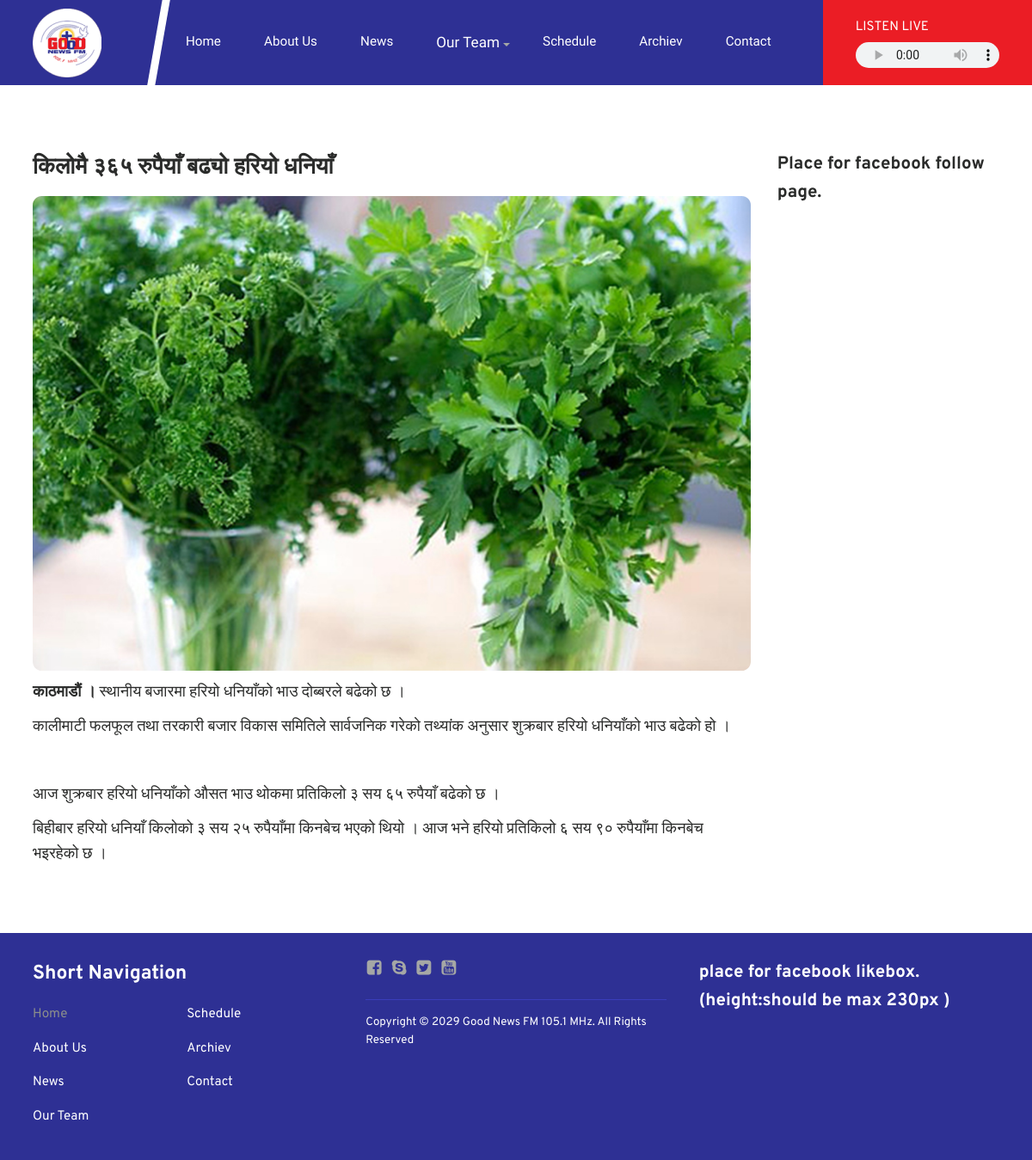
The app's page /news/7/ with its own data.
### fm/models.py (models this page shows, shortened)
class MediaFile(models.Model):
    file = models.FileField(upload_to='cabinet/library/')
    uploaded_at = models.DateTimeField(auto_now_add=True)
    alt_text = models.CharField(max_length=200, blank=True, help_text="Optional description")
    class Meta:
        ordering = ['-uploaded_at']

class NewsPost(models.Model):
    title = models.CharField(max_length=200)
    subtitle = models.CharField(max_length=200, blank=True)
    image = models.ForeignKey(MediaFile, on_delete=models.SET_NULL,
                              null=True, blank=True, related_name='news_images')
    content = HTMLField()
    published_at = models.DateTimeField(default=timezone.now)
    is_published = models.BooleanField(default=True)
    class Meta:
        ordering = ['-published_at']
        verbose_name = 'News Post'
        verbose_name_plural = 'News Posts'

### fmSite/views.py (the view)
# urls.py: path('news/<int:id>/', views.newsDetail, name='newsDetail'),
def newsDetail(request, id):
    post = get_object_or_404(NewsPost, id=id, is_published=True)
    return render(request, 'detail.html', {'post': post})

### fm/context_processors.py (called while the page is built)
def site_logo(request):
    logo = SiteLogo.objects.first()
    return {'site_logo': logo}

### templates/detail.html
{% extends 'base.html' %}
{% load static %}
{% block content %}
	<div class="wrapper dg detail mt80">
		<div class="col_9">
			<h2 class="title">{{post.title}}</h5>
			<div class="content dfc">
				<aside class="img-outer">
					{% if post.image %}
						<img src="{{ post.image.file.url }}" alt="{{ post.title }}">
					{% else %}
						<img src="{% static 'images/default.jpg' %}" alt="{{ post.title }}">
					{% endif %}
				</aside>
				{{ post.content|safe }}
			</div>
		</div>
		<div class="col_3">
			<h4>Place for facebook follow page.</h4>
		</div>
	</div>
{% endblock %}

### templates/header.html (shortened to what this page needs)
{% load static %}
<!DOCTYPE html>
<html lang="en">
<head>
	<link rel="stylesheet" type="text/css" href="{% static 'css/font-styles.css' %}">
	<link rel="stylesheet" type="text/css" href="{% static 'css/owl.carousel.min.css' %}">
	<link rel="stylesheet" type="text/css" href="{% static 'css/jquery.lightbox.min.css' %}">
	<link rel="stylesheet" type="text/css" href="{% static 'css/front.css' %}">
</head>
<body>
	<header class="header">
		<nav class="wrapper df nav">
			<a class="logo" href="{% url 'home' %}">
				{% with logo=site_logo.logo %}
					{% if logo %}
						<img src="{{ logo.file.url }}" alt="Site Logo" class="logo">
					{% else %}
						<img src="{% static 'images/fav.png' %}" alt="Default Logo" class="logo">
					{% endif %}
				{% endwith %}
			</a>
			<ul class="nav_ul df">
				<li class="nav_li">
					<a class="nav_a {% if request.path == '/' %}active{% endif %}" href="{% url 'home' %}">Home</a>
				</li>
				<li class="nav_li">
					<a class="nav_a {% if request.path == '/about' %}active{% endif %}" href="{% url 'about' %}">About Us</a>
				</li>
				<li class="nav_li">
					<a class="nav_a {% if request.path == '/news' %}active{% endif %}" href="{% url 'news' %}">News</a>
				</li>
                <li class="nav_li drop"><a href="#" class="nav_a h5 db">Our Team</a>
                </li>
				<li class="nav_li">
					<a class="nav_a" href="schedule.html">Schedule</a>
				</li>
				<li class="nav_li">
					<a class="nav_a {% if request.path == '/archiev' %}active{% endif %}" href="{% url 'archiev' %}">Archiev</a>
				</li>
				<li class="nav_li">
					<a class="nav_a" href="contact.html">Contact</a>
				</li>
			</ul>
			<figure class="live dfc">
				<figcaption>Listen Live</figcaption>
				<audio controls>
				  <source src="{% static 'audio/test.mp3' %}" type="audio/mpeg">
				</audio>
			</figure>
		</nav>
	</header>

### static/css/front.css (style rules this page uses)
@media (prefers-reduced-motion: no-preference) { :root { scroll-behavior: smooth; scrollbar-color: #3436a7 #8b8e8b !important; scrollbar-width: thin !important; } }
html { scroll-behavior: smooth; }
@media (max-width: 80em) { html { font-size: 95%; } }
html, body { -webkit-text-size-adjust: 100%; font-family: "Overpass", sans-serif; line-height: 1.6; color: #2A2B2A; -webkit-font-smoothing: antialiased; height: 100%; }
body { font-size: 1rem; }
* { margin: 0; padding: 0; }
*, *::before, *::after { box-sizing: border-box; }
a { font-family: "Chivo", sans-serif; text-decoration: none; color: #2A2B2A; -webkit-transition: 0.5s ease-in-out all; -moz-transition: 0.5s ease-in-out all; -ms-transition: 0.5s ease-in-out all; -o-transition: 0.5s ease-in-out all; transition: 0.5s ease-in-out all; }
ul, ol { list-style-type: none; margin: 0; padding: 0; }
.col_3 { grid-column: span 3; }
.col_9 { grid-column: span 9; }
h2, .h2 { font-size: 1.75rem; }
h4, .h4 { font-size: 1.35rem; }
h5, .h5 { font-size: 1.125rem; }
.df { display: flex; }
.db { display: block; }
.dg { display: grid; }
.wrapper { max-width: 100%; margin-left: auto; margin-right: auto; padding-left: 2.5rem; padding-right: 2.5rem; }
.dfc { display: flex; flex-direction: column; }
.dg { grid-template-columns: repeat(12, 1fr); }
img { vertical-align: middle; max-width: 100%; }
.mt80 { margin: 5rem 0 0; }
.img-outer { overflow: hidden; position: relative; }
.img-outer img { height: 100%; object-fit: cover; -webkit-transition: 0.3s ease-in-out all; -moz-transition: 0.3s ease-in-out all; -ms-transition: 0.3s ease-in-out all; -o-transition: 0.3s ease-in-out all; transition: 0.3s ease-in-out all; width: 100%; }
.header { padding: 0.625rem 0; background-color: #2E3094; position: relative; z-index: 3; }
.header:before, .header:after { content: ""; position: absolute; z-index: -1; }
@media (min-width: 992px) { .header:before { width: .6rem; height: calc( 100% + 6px ); background-color: #ffffff; left: 15%; transform: rotate(10deg); top: -3px; } }
.header:after { right: 0; background-color: #EB1D25; }
@media (min-width: 992px) { .header:after { top: 0; height: 100%; width: 16rem; } }
.nav { grid-gap: 2.5rem; align-items: center; justify-content: space-between; position: relative; }
.nav_ul { grid-gap: 1.5rem; }
.nav_li.drop, .nav_li.with-drop { position: relative; }
.nav_li.drop:before, .nav_li.with-drop:before { transition: all ease-in-out .5s; content: ""; border-right: 4px solid transparent; border-left: 4px solid transparent; right: 2px; top: 1.4rem; position: absolute; border-top: 4px solid #A5A7A5; z-index: 1; }
.nav_a { color: #ffffff; display: block; padding: .5rem .9rem; }
.live { color: #ffffff; text-transform: uppercase; grid-gap: 0.3rem; }
.live audio { width: 11rem; height: 2rem; }
.detail { grid-gap: 2rem; }
.detail .title { text-transform: capitalize; margin: 0 0 0.7rem; }
.detail .content { grid-gap: 0.7rem; font-size: 1.2rem; }
.detail .content .img-outer { -webkit-border-radius: 0.7rem; -moz-border-radius: 0.7rem; border-radius: 0.7rem; }

### records on screen
MediaFile: file (picture)
NewsPost: title "किलोमै ३६५ रुपैयाँ बढ्यो हरियो धनियाँ", image.file (picture), content "काठमाडौं । स्थानीय बजारमा हरियो धनियाँको भाउ दोब्बरले बढेको छ । कालीमाटी फलफूल तथा तरकारी बजार विकास समितिले सार्वजनिक गरेको तथ्यांक अनुसार शुक्रबार हरियो धनियाँको भाउ बढेको हो । आज शुक्रबार हरियो धनियाँको औसत भाउ थोकमा प्रतिकिलो ३ सय ६५ रुपैयाँ बढेको छ । बिहीबार हरियो धनियाँ किलोको ३ सय २५ रुपैयाँमा किनबेच भएको थियो । आज भने हरियो प्रतिकिलो ६ सय ९० रुपैयाँमा किनबेच भइरहेको छ ।"
